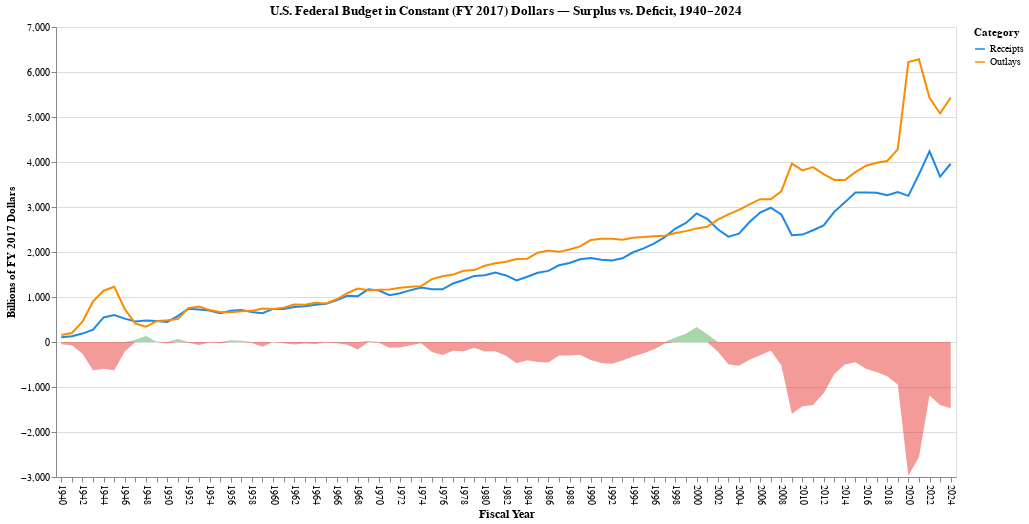

Notebook cell for this chart:
### Code cell
df = pd.read_excel(file_path, sheet_name='Table 1.3')

df['Year'] = pd.to_numeric(df['Years'])
df['Surplus_or_Deficit'] = pd.to_numeric(df['Surplus or Deficit (-)'])
df = df[df['Year'] >= 1940]

df['Surplus'] = df['Surplus_or_Deficit'].where(df['Surplus_or_Deficit'] > 0, 0)
df['Deficit'] = df['Surplus_or_Deficit'].where(df['Surplus_or_Deficit'] < 0, 0)

base = alt.Chart(df).encode(
    x=alt.X(
        'Year:O',
        title='Fiscal Year',
        axis=alt.Axis(
            labelAngle=90,
            labelFontSize=10,
            titleFontSize=12,
            labelExpr="datum.label % 2 == 0 ? datum.label : ''"       #ChatGPT prompt “In Altair, how can I show only every second (or alternate) year label on the x-axis to avoid clutter?”
        )                                                              #Filter to label only alternate years using modulus , labelExpr
    )
)

surplus_area = base.mark_area(color='#4CAF50', opacity=0.5).encode(
    y=alt.Y('Surplus:Q', title='Billions of FY 2017 Dollars'),
    y2=alt.datum(0)
)

deficit_area = base.mark_area(color='#E53935', opacity=0.5).encode(
    y='Deficit:Q',
    y2=alt.datum(0)
)

df_long = df.melt(
    id_vars=['Year'],
    value_vars=['Receipts', 'Outlays'],
    var_name='Category',
    value_name='Value'
)

lines = (
    alt.Chart(df_long)
    .mark_line(strokeWidth=2)
    .encode(
        x='Year:O',
        y='Value:Q',
        color=alt.Color(
            'Category:N',
            scale=alt.Scale(
                domain=['Receipts', 'Outlays'],
                range=['#1E88E5', '#FB8C00']
            ),
            title='Category'
        )
    )
)

chart3 = (
    (surplus_area + deficit_area + lines)
    .properties(
        title='U.S. Federal Budget in Constant (FY 2017) Dollars — Surplus vs. Deficit, 1940–2024',
        width=900,
        height=450
    )
)

chart3

### Figure 1 — Vega-Lite specification as saved in the notebook (floating-point values rounded to 4 significant figures; data arrays with more than 128 entries replaced by an {"elided": "..."} marker saying what was removed)
{"config": {"view": {"continuousWidth": 300, "continuousHeight": 300}}, "layer": [{"mark": {"type": "area", "color": "#4CAF50", "opacity": 0.5}, "encoding": {"x": {"axis": {"labelAngle": 90, "labelExpr": "datum.label % 2 == 0 ? datum.label : ''", "labelFontSize": 10, "titleFontSize": 12}, "field": "Year", "title": "Fiscal Year", "type": "ordinal"}, "y": {"field": "Surplus", "title": "Billions of FY 2017 Dollars", "type": "quantitative"}, "y2": {"datum": 0}}}, {"mark": {"type": "area", "color": "#E53935", "opacity": 0.5}, "encoding": {"x": {"axis": {"labelAngle": 90, "labelExpr": "datum.label % 2 == 0 ? datum.label : ''", "labelFontSize": 10, "titleFontSize": 12}, "field": "Year", "title": "Fiscal Year", "type": "ordinal"}, "y": {"field": "Deficit", "type": "quantitative"}, "y2": {"datum": 0}}}, {"data": {"name": "data-4cfa9f72d6efd56ae245a211d3602442"}, "mark": {"type": "line", "strokeWidth": 2}, "encoding": {"color": {"field": "Category", "scale": {"domain": ["Receipts", "Outlays"], "range": ["#1E88E5", "#FB8C00"]}, "title": "Category", "type": "nominal"}, "x": {"field": "Year", "type": "ordinal"}, "y": {"field": "Value", "type": "quantitative"}}}], "data": {"name": "data-3378a18160de0246e8abaecea8835e60"}, "height": 450, "title": "U.S. Federal Budget in Constant (FY 2017) Dollars — Surplus vs. Deficit, 1940–2024", "width": 900, "$schema": "https://vega.github.io/schema/vega-lite/v5.20.1.json", "datasets": {"data-3378a18160de0246e8abaecea8835e60": [{"Years": 1940, "Receipts": 107.4, "Outlays": 155.2, "Surplus or Deficit (-)": -47.9, "Year": 1940, "Surplus_or_Deficit": -47.9, "Surplus": 0.0, "Deficit": -47.9}, {"Years": 1941, "Receipts": 127.4, "Outlays": 199.6, "Surplus or Deficit (-)": -72.2, "Year": 1941, "Surplus_or_Deficit": -72.2, "Surplus": 0.0, "Deficit": -72.2}, {"Years": 1942, "Receipts": 187.4, "Outlays": 449.9, "Surplus or Deficit (-)": -262.5, "Year": 1942, "Surplus_or_Deficit": -262.5, "Surplus": 0.0, "Deficit": -262.5}, {"Years": 1943, "Receipts": 275.6, "Outlays": 901.9, "Surplus or Deficit (-)": -626.3, "Year": 1943, "Surplus_or_Deficit": -626.3, "Surplus": 0.0, "Deficit": -626.3}, {"Years": 1944, "Receipts": 546.2, "Outlays": 1140.0, "Surplus or Deficit (-)": -593.7, "Year": 1944, "Surplus_or_Deficit": -593.7, "Surplus": 0.0, "Deficit": -593.7}, {"Years": 1945, "Receipts": 597.3, "Outlays": 1226.0, "Surplus or Deficit (-)": -629.0, "Year": 1945, "Surplus_or_Deficit": -629.0, "Surplus": 0.0, "Deficit": -629.0}, {"Years": 1946, "Receipts": 519.1, "Outlays": 729.6, "Surplus or Deficit (-)": -210.5, "Year": 1946, "Surplus_or_Deficit": -210.5, "Surplus": 0.0, "Deficit": -210.5}, {"Years": 1947, "Receipts": 457.4, "Outlays": 409.7, "Surplus or Deficit (-)": 47.7, "Year": 1947, "Surplus_or_Deficit": 47.7, "Surplus": 47.7, "Deficit": 0.0}, {"Years": 1948, "Receipts": 475.0, "Outlays": 340.2, "Surplus or Deficit (-)": 134.8, "Year": 1948, "Surplus_or_Deficit": 134.8, "Surplus": 134.8, "Deficit": 0.0}, {"Years": 1949, "Receipts": 469.2, "Outlays": 462.3, "Surplus or Deficit (-)": 6.9, "Year": 1949, "Surplus_or_Deficit": 6.9, "Surplus": 6.9, "Deficit": 0.0}, {"Years": 1950, "Receipts": 446.2, "Outlays": 481.5, "Surplus or Deficit (-)": -35.3, "Year": 1950, "Surplus_or_Deficit": -35.3, "Surplus": 0.0, "Deficit": -35.3}, {"Years": 1951, "Receipts": 576.7, "Outlays": 508.5, "Surplus or Deficit (-)": 68.2, "Year": 1951, "Surplus_or_Deficit": 68.2, "Surplus": 68.2, "Deficit": 0.0}, {"Years": 1952, "Receipts": 736.8, "Outlays": 753.7, "Surplus or Deficit (-)": -16.9, "Year": 1952, "Surplus_or_Deficit": -16.9, "Surplus": 0.0, "Deficit": -16.9}, {"Years": 1953, "Receipts": 721.3, "Outlays": 788.6, "Surplus or Deficit (-)": -67.3, "Year": 1953, "Surplus_or_Deficit": -67.3, "Surplus": 0.0, "Deficit": -67.3}, {"Years": 1954, "Receipts": 699.1, "Outlays": 710.7, "Surplus or Deficit (-)": -11.6, "Year": 1954, "Surplus_or_Deficit": -11.6, "Surplus": 0.0, "Deficit": -11.6}, {"Years": 1955, "Receipts": 637.3, "Outlays": 666.4, "Surplus or Deficit (-)": -29.1, "Year": 1955, "Surplus_or_Deficit": -29.1, "Surplus": 0.0, "Deficit": -29.1}, {"Years": 1956, "Receipts": 696.4, "Outlays": 659.6, "Surplus or Deficit (-)": 36.8, "Year": 1956, "Surplus_or_Deficit": 36.8, "Surplus": 36.8, "Deficit": 0.0}, {"Years": 1957, "Receipts": 711.7, "Outlays": 681.3, "Surplus or Deficit (-)": 30.4, "Year": 1957, "Surplus_or_Deficit": 30.4, "Surplus": 30.4, "Deficit": 0.0}, {"Years": 1958, "Receipts": 668.6, "Outlays": 691.9, "Surplus or Deficit (-)": -23.2, "Year": 1958, "Surplus_or_Deficit": -23.2, "Surplus": 0.0, "Deficit": -23.2}, {"Years": 1959, "Receipts": 640.7, "Outlays": 744.5, "Surplus or Deficit (-)": -103.9, "Year": 1959, "Surplus_or_Deficit": -103.9, "Surplus": 0.0, "Deficit": -103.9}, {"Years": 1960, "Receipts": 735.8, "Outlays": 733.4, "Surplus or Deficit (-)": 2.4, "Year": 1960, "Surplus_or_Deficit": 2.4, "Surplus": 2.4, "Deficit": 0.0}, {"Years": 1961, "Receipts": 735.1, "Outlays": 761.1, "Surplus or Deficit (-)": -26.0, "Year": 1961, "Surplus_or_Deficit": -26.0, "Surplus": 0.0, "Deficit": -26.0}, {"Years": 1962, "Receipts": 776.3, "Outlays": 831.9, "Surplus or Deficit (-)": -55.7, "Year": 1962, "Surplus_or_Deficit": -55.7, "Surplus": 0.0, "Deficit": -55.7}, {"Years": 1963, "Receipts": 794.6, "Outlays": 830.1, "Surplus or Deficit (-)": -35.5, "Year": 1963, "Surplus_or_Deficit": -35.5, "Surplus": 0.0, "Deficit": -35.5}, {"Years": 1964, "Receipts": 827.4, "Outlays": 870.9, "Surplus or Deficit (-)": -43.5, "Year": 1964, "Surplus_or_Deficit": -43.5, "Surplus": 0.0, "Deficit": -43.5}, {"Years": 1965, "Receipts": 847.7, "Outlays": 858.0, "Surplus or Deficit (-)": -10.2, "Year": 1965, "Surplus_or_Deficit": -10.2, "Surplus": 0.0, "Deficit": -10.2}, {"Years": 1966, "Receipts": 924.0, "Outlays": 950.1, "Surplus or Deficit (-)": -26.1, "Year": 1966, "Surplus_or_Deficit": -26.1, "Surplus": 0.0, "Deficit": -26.1}, {"Years": 1967, "Receipts": 1028.0, "Outlays": 1088.0, "Surplus or Deficit (-)": -59.7, "Year": 1967, "Surplus_or_Deficit": -59.7, "Surplus": 0.0, "Deficit": -59.7}, {"Years": 1968, "Receipts": 1019.0, "Outlays": 1187.0, "Surplus or Deficit (-)": -167.6, "Year": 1968, "Surplus_or_Deficit": -167.6, "Surplus": 0.0, "Deficit": -167.6}, {"Years": 1969, "Receipts": 1170.0, "Outlays": 1149.0, "Surplus or Deficit (-)": 20.3, "Year": 1969, "Surplus_or_Deficit": 20.3, "Surplus": 20.3, "Deficit": 0.0}, {"Years": 1970, "Receipts": 1144.0, "Outlays": 1161.0, "Surplus or Deficit (-)": -16.9, "Year": 1970, "Surplus_or_Deficit": -16.9, "Surplus": 0.0, "Deficit": -16.9}, {"Years": 1971, "Receipts": 1039.0, "Outlays": 1167.0, "Surplus or Deficit (-)": -127.9, "Year": 1971, "Surplus_or_Deficit": -127.9, "Surplus": 0.0, "Deficit": -127.9}, {"Years": 1972, "Receipts": 1082.0, "Outlays": 1204.0, "Surplus or Deficit (-)": -122.0, "Year": 1972, "Surplus_or_Deficit": -122.0, "Surplus": 0.0, "Deficit": -122.0}, {"Years": 1973, "Receipts": 1153.0, "Outlays": 1228.0, "Surplus or Deficit (-)": -74.5, "Year": 1973, "Surplus_or_Deficit": -74.5, "Surplus": 0.0, "Deficit": -74.5}, {"Years": 1974, "Receipts": 1213.0, "Outlays": 1241.0, "Surplus or Deficit (-)": -28.3, "Year": 1974, "Surplus_or_Deficit": -28.3, "Surplus": 0.0, "Deficit": -28.3}, {"Years": 1975, "Receipts": 1174.0, "Outlays": 1398.0, "Surplus or Deficit (-)": -224.0, "Year": 1975, "Surplus_or_Deficit": -224.0, "Surplus": 0.0, "Deficit": -224.0}, {"Years": 1976, "Receipts": 1170.0, "Outlays": 1460.0, "Surplus or Deficit (-)": -289.5, "Year": 1976, "Surplus_or_Deficit": -289.5, "Surplus": 0.0, "Deficit": -289.5}, {"Years": 1977, "Receipts": 1302.0, "Outlays": 1498.0, "Surplus or Deficit (-)": -196.4, "Year": 1977, "Surplus_or_Deficit": -196.4, "Surplus": 0.0, "Deficit": -196.4}, {"Years": 1978, "Receipts": 1378.0, "Outlays": 1582.0, "Surplus or Deficit (-)": -204.1, "Year": 1978, "Surplus_or_Deficit": -204.1, "Surplus": 0.0, "Deficit": -204.1}, {"Years": 1979, "Receipts": 1468.0, "Outlays": 1598.0, "Surplus or Deficit (-)": -129.1, "Year": 1979, "Surplus_or_Deficit": -129.1, "Surplus": 0.0, "Deficit": -129.1}, {"Years": 1980, "Receipts": 1483.0, "Outlays": 1695.0, "Surplus or Deficit (-)": -211.7, "Year": 1980, "Surplus_or_Deficit": -211.7, "Surplus": 0.0, "Deficit": -211.7}, {"Years": 1981, "Receipts": 1546.0, "Outlays": 1750.0, "Surplus or Deficit (-)": -203.7, "Year": 1981, "Surplus_or_Deficit": -203.7, "Surplus": 0.0, "Deficit": -203.7}, {"Years": 1982, "Receipts": 1479.0, "Outlays": 1785.0, "Surplus or Deficit (-)": -306.4, "Year": 1982, "Surplus_or_Deficit": -306.4, "Surplus": 0.0, "Deficit": -306.4}, {"Years": 1983, "Receipts": 1369.0, "Outlays": 1843.0, "Surplus or Deficit (-)": -473.8, "Year": 1983, "Surplus_or_Deficit": -473.8, "Surplus": 0.0, "Deficit": -473.8}, {"Years": 1984, "Receipts": 1449.0, "Outlays": 1852.0, "Surplus or Deficit (-)": -403.0, "Year": 1984, "Surplus_or_Deficit": -403.0, "Surplus": 0.0, "Deficit": -403.0}, {"Years": 1985, "Receipts": 1540.0, "Outlays": 1985.0, "Surplus or Deficit (-)": -445.3, "Year": 1985, "Surplus_or_Deficit": -445.3, "Surplus": 0.0, "Deficit": -445.3}, {"Years": 1986, "Receipts": 1580.0, "Outlays": 2035.0, "Surplus or Deficit (-)": -454.5, "Year": 1986, "Surplus_or_Deficit": -454.5, "Surplus": 0.0, "Deficit": -454.5}, {"Years": 1987, "Receipts": 1704.0, "Outlays": 2003.0, "Surplus or Deficit (-)": -298.7, "Year": 1987, "Surplus_or_Deficit": -298.7, "Surplus": 0.0, "Deficit": -298.7}, {"Years": 1988, "Receipts": 1754.0, "Outlays": 2054.0, "Surplus or Deficit (-)": -299.4, "Year": 1988, "Surplus_or_Deficit": -299.4, "Surplus": 0.0, "Deficit": -299.4}, {"Years": 1989, "Receipts": 1840.0, "Outlays": 2124.0, "Surplus or Deficit (-)": -283.4, "Year": 1989, "Surplus_or_Deficit": -283.4, "Surplus": 0.0, "Deficit": -283.4}, {"Years": 1990, "Receipts": 1865.0, "Outlays": 2265.0, "Surplus or Deficit (-)": -399.5, "Year": 1990, "Surplus_or_Deficit": -399.5, "Surplus": 0.0, "Deficit": -399.5}, {"Years": 1991, "Receipts": 1826.0, "Outlays": 2292.0, "Surplus or Deficit (-)": -466.1, "Year": 1991, "Surplus_or_Deficit": -466.1, "Surplus": 0.0, "Deficit": -466.1}, {"Years": 1992, "Receipts": 1811.0, "Outlays": 2293.0, "Surplus or Deficit (-)": -481.9, "Year": 1992, "Surplus_or_Deficit": -481.9, "Surplus": 0.0, "Deficit": -481.9}, {"Years": 1993, "Receipts": 1860.0, "Outlays": 2271.0, "Surplus or Deficit (-)": -411.0, "Year": 1993, "Surplus_or_Deficit": -411.0, "Surplus": 0.0, "Deficit": -411.0}, {"Years": 1994, "Receipts": 1994.0, "Outlays": 2316.0, "Surplus or Deficit (-)": -322.0, "Year": 1994, "Surplus_or_Deficit": -322.0, "Surplus": 0.0, "Deficit": -322.0}, {"Years": 1995, "Receipts": 2079.0, "Outlays": 2331.0, "Surplus or Deficit (-)": -252.2, "Year": 1995, "Surplus_or_Deficit": -252.2, "Surplus": 0.0, "Deficit": -252.2}, {"Years": 1996, "Receipts": 2190.0, "Outlays": 2352.0, "Surplus or Deficit (-)": -161.9, "Year": 1996, "Surplus_or_Deficit": -161.9, "Surplus": 0.0, "Deficit": -161.9}, {"Years": 1997, "Receipts": 2330.0, "Outlays": 2363.0, "Surplus or Deficit (-)": -32.3, "Year": 1997, "Surplus_or_Deficit": -32.3, "Surplus": 0.0, "Deficit": -32.3}, {"Years": 1998, "Receipts": 2522.0, "Outlays": 2420.0, "Surplus or Deficit (-)": 101.4, "Year": 1998, "Surplus_or_Deficit": 101.4, "Surplus": 101.4, "Deficit": 0.0}, {"Years": 1999, "Receipts": 2645.0, "Outlays": 2464.0, "Surplus or Deficit (-)": 181.8, "Year": 1999, "Surplus_or_Deficit": 181.8, "Surplus": 181.8, "Deficit": 0.0}, {"Years": 2000, "Receipts": 2858.0, "Outlays": 2525.0, "Surplus or Deficit (-)": 333.4, "Year": 2000, "Surplus_or_Deficit": 333.4, "Surplus": 333.4, "Deficit": 0.0}, {"Years": 2001, "Receipts": 2736.0, "Outlays": 2560.0, "Surplus or Deficit (-)": 176.2, "Year": 2001, "Surplus_or_Deficit": 176.2, "Surplus": 176.2, "Deficit": 0.0}, {"Years": 2002, "Receipts": 2507.0, "Outlays": 2720.0, "Surplus or Deficit (-)": -213.4, "Year": 2002, "Surplus_or_Deficit": -213.4, "Surplus": 0.0, "Deficit": -213.4}, {"Years": 2003, "Receipts": 2341.0, "Outlays": 2837.0, "Surplus or Deficit (-)": -496.0, "Year": 2003, "Surplus_or_Deficit": -496.0, "Surplus": 0.0, "Deficit": -496.0}, {"Years": 2004, "Receipts": 2406.0, "Outlays": 2934.0, "Surplus or Deficit (-)": -528.2, "Year": 2004, "Surplus_or_Deficit": -528.2, "Surplus": 0.0, "Deficit": -528.2}, {"Years": 2005, "Receipts": 2665.0, "Outlays": 3059.0, "Surplus or Deficit (-)": -393.9, "Year": 2005, "Surplus_or_Deficit": -393.9, "Surplus": 0.0, "Deficit": -393.9}, {"Years": 2006, "Receipts": 2878.0, "Outlays": 3174.0, "Surplus or Deficit (-)": -296.7, "Year": 2006, "Surplus_or_Deficit": -296.7, "Surplus": 0.0, "Deficit": -296.7}, {"Years": 2007, "Receipts": 2984.0, "Outlays": 3170.0, "Surplus or Deficit (-)": -186.7, "Year": 2007, "Surplus_or_Deficit": -186.7, "Surplus": 0.0, "Deficit": -186.7}, {"Years": 2008, "Receipts": 2834.0, "Outlays": 3349.0, "Surplus or Deficit (-)": -514.9, "Year": 2008, "Surplus_or_Deficit": -514.9, "Surplus": 0.0, "Deficit": -514.9}, {"Years": 2009, "Receipts": 2372.0, "Outlays": 3964.0, "Surplus or Deficit (-)": -1592.0, "Year": 2009, "Surplus_or_Deficit": -1592.0, "Surplus": 0.0, "Deficit": -1592.0}, {"Years": 2010, "Receipts": 2386.0, "Outlays": 3814.0, "Surplus or Deficit (-)": -1428.0, "Year": 2010, "Surplus_or_Deficit": -1428.0, "Surplus": 0.0, "Deficit": -1428.0}, {"Years": 2011, "Receipts": 2484.0, "Outlays": 3886.0, "Surplus or Deficit (-)": -1402.0, "Year": 2011, "Surplus_or_Deficit": -1402.0, "Surplus": 0.0, "Deficit": -1402.0}, {"Years": 2012, "Receipts": 2593.0, "Outlays": 3732.0, "Surplus or Deficit (-)": -1139.0, "Year": 2012, "Surplus_or_Deficit": -1139.0, "Surplus": 0.0, "Deficit": -1139.0}, {"Years": 2013, "Receipts": 2892.0, "Outlays": 3601.0, "Surplus or Deficit (-)": -708.5, "Year": 2013, "Surplus_or_Deficit": -708.5, "Surplus": 0.0, "Deficit": -708.5}, {"Years": 2014, "Receipts": 3103.0, "Outlays": 3601.0, "Surplus or Deficit (-)": -497.9, "Year": 2014, "Surplus_or_Deficit": -497.9, "Surplus": 0.0, "Deficit": -497.9}, {"Years": 2015, "Receipts": 3324.0, "Outlays": 3776.0, "Surplus or Deficit (-)": -452.0, "Year": 2015, "Surplus_or_Deficit": -452.0, "Surplus": 0.0, "Deficit": -452.0}, {"Years": 2016, "Receipts": 3322.0, "Outlays": 3917.0, "Surplus or Deficit (-)": -594.4, "Year": 2016, "Surplus_or_Deficit": -594.4, "Surplus": 0.0, "Deficit": -594.4}, {"Years": 2017, "Receipts": 3316.0, "Outlays": 3982.0, "Surplus or Deficit (-)": -665.4, "Year": 2017, "Surplus_or_Deficit": -665.4, "Surplus": 0.0, "Deficit": -665.4}, {"Years": 2018, "Receipts": 3260.0, "Outlays": 4022.0, "Surplus or Deficit (-)": -762.6, "Year": 2018, "Surplus_or_Deficit": -762.6, "Surplus": 0.0, "Deficit": -762.6}, {"Years": 2019, "Receipts": 3334.0, "Outlays": 4281.0, "Surplus or Deficit (-)": -946.9, "Year": 2019, "Surplus_or_Deficit": -946.9, "Surplus": 0.0, "Deficit": -946.9}, {"Years": 2020, "Receipts": 3248.0, "Outlays": 6222.0, "Surplus or Deficit (-)": -2974.0, "Year": 2020, "Surplus_or_Deficit": -2974.0, "Surplus": 0.0, "Deficit": -2974.0}, {"Years": 2021, "Receipts": 3727.0, "Outlays": 6282.0, "Surplus or Deficit (-)": -2556.0, "Year": 2021, "Surplus_or_Deficit": -2556.0, "Surplus": 0.0, "Deficit": -2556.0}, {"Years": 2022, "Receipts": 4237.0, "Outlays": 5428.0, "Surplus or Deficit (-)": -1190.0, "Year": 2022, "Surplus_or_Deficit": -1190.0, "Surplus": 0.0, "Deficit": -1190.0}, {"Years": 2023, "Receipts": 3675.0, "Outlays": 5077.0, "Surplus or Deficit (-)": -1402.0, "Year": 2023, "Surplus_or_Deficit": -1402.0, "Surplus": 0.0, "Deficit": -1402.0}, {"Years": 2024, "Receipts": 3961.0, "Outlays": 5435.0, "Surplus or Deficit (-)": -1474.0, "Year": 2024, "Surplus_or_Deficit": -1474.0, "Surplus": 0.0, "Deficit": -1474.0}], "data-4cfa9f72d6efd56ae245a211d3602442": {"elided": "170 records"}}}
